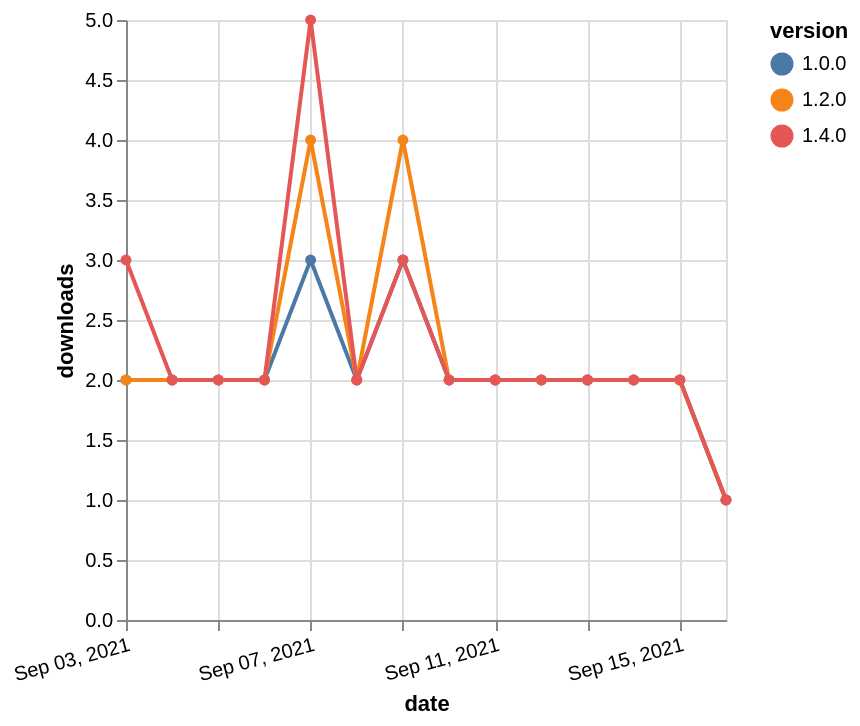

Vega-Lite specification for this chart:
### Vega-Lite specification from a JSON file in a GitHub repository (floating-point values rounded to 4 significant figures)
{"$schema": "https://vega.github.io/schema/vega-lite/v5.json", "description": "A simple bar chart with embedded data.", "data": {"values": [{"date": "2021-09-03", "total": 1002, "delta": 2, "version": "1.0.0"}, {"date": "2021-09-04", "total": 1004, "delta": 2, "version": "1.0.0"}, {"date": "2021-09-05", "total": 1006, "delta": 2, "version": "1.0.0"}, {"date": "2021-09-06", "total": 1008, "delta": 2, "version": "1.0.0"}, {"date": "2021-09-07", "total": 1011, "delta": 3, "version": "1.0.0"}, {"date": "2021-09-08", "total": 1013, "delta": 2, "version": "1.0.0"}, {"date": "2021-09-09", "total": 1016, "delta": 3, "version": "1.0.0"}, {"date": "2021-09-10", "total": 1018, "delta": 2, "version": "1.0.0"}, {"date": "2021-09-11", "total": 1020, "delta": 2, "version": "1.0.0"}, {"date": "2021-09-12", "total": 1022, "delta": 2, "version": "1.0.0"}, {"date": "2021-09-13", "total": 1024, "delta": 2, "version": "1.0.0"}, {"date": "2021-09-14", "total": 1026, "delta": 2, "version": "1.0.0"}, {"date": "2021-09-15", "total": 1028, "delta": 2, "version": "1.0.0"}, {"date": "2021-09-16", "total": 1029, "delta": 1, "version": "1.0.0"}, {"date": "2021-09-03", "total": 699, "delta": 2, "version": "1.2.0"}, {"date": "2021-09-04", "total": 701, "delta": 2, "version": "1.2.0"}, {"date": "2021-09-05", "total": 703, "delta": 2, "version": "1.2.0"}, {"date": "2021-09-06", "total": 705, "delta": 2, "version": "1.2.0"}, {"date": "2021-09-07", "total": 709, "delta": 4, "version": "1.2.0"}, {"date": "2021-09-08", "total": 711, "delta": 2, "version": "1.2.0"}, {"date": "2021-09-09", "total": 715, "delta": 4, "version": "1.2.0"}, {"date": "2021-09-10", "total": 717, "delta": 2, "version": "1.2.0"}, {"date": "2021-09-11", "total": 719, "delta": 2, "version": "1.2.0"}, {"date": "2021-09-12", "total": 721, "delta": 2, "version": "1.2.0"}, {"date": "2021-09-13", "total": 723, "delta": 2, "version": "1.2.0"}, {"date": "2021-09-14", "total": 725, "delta": 2, "version": "1.2.0"}, {"date": "2021-09-15", "total": 727, "delta": 2, "version": "1.2.0"}, {"date": "2021-09-16", "total": 728, "delta": 1, "version": "1.2.0"}, {"date": "2021-09-03", "total": 222, "delta": 3, "version": "1.4.0"}, {"date": "2021-09-04", "total": 224, "delta": 2, "version": "1.4.0"}, {"date": "2021-09-05", "total": 226, "delta": 2, "version": "1.4.0"}, {"date": "2021-09-06", "total": 228, "delta": 2, "version": "1.4.0"}, {"date": "2021-09-07", "total": 233, "delta": 5, "version": "1.4.0"}, {"date": "2021-09-08", "total": 235, "delta": 2, "version": "1.4.0"}, {"date": "2021-09-09", "total": 238, "delta": 3, "version": "1.4.0"}, {"date": "2021-09-10", "total": 240, "delta": 2, "version": "1.4.0"}, {"date": "2021-09-11", "total": 242, "delta": 2, "version": "1.4.0"}, {"date": "2021-09-12", "total": 244, "delta": 2, "version": "1.4.0"}, {"date": "2021-09-13", "total": 246, "delta": 2, "version": "1.4.0"}, {"date": "2021-09-14", "total": 248, "delta": 2, "version": "1.4.0"}, {"date": "2021-09-15", "total": 250, "delta": 2, "version": "1.4.0"}, {"date": "2021-09-16", "total": 251, "delta": 1, "version": "1.4.0"}]}, "width": "container", "mark": {"type": "line", "point": {"filled": true}}, "encoding": {"x": {"field": "date", "type": "temporal", "timeUnit": "yearmonthdate", "title": "date", "axis": {"labelAngle": -15}}, "y": {"field": "delta", "type": "quantitative", "title": "downloads"}, "color": {"field": "version", "type": "nominal"}, "tooltip": {"field": "delta"}}}
